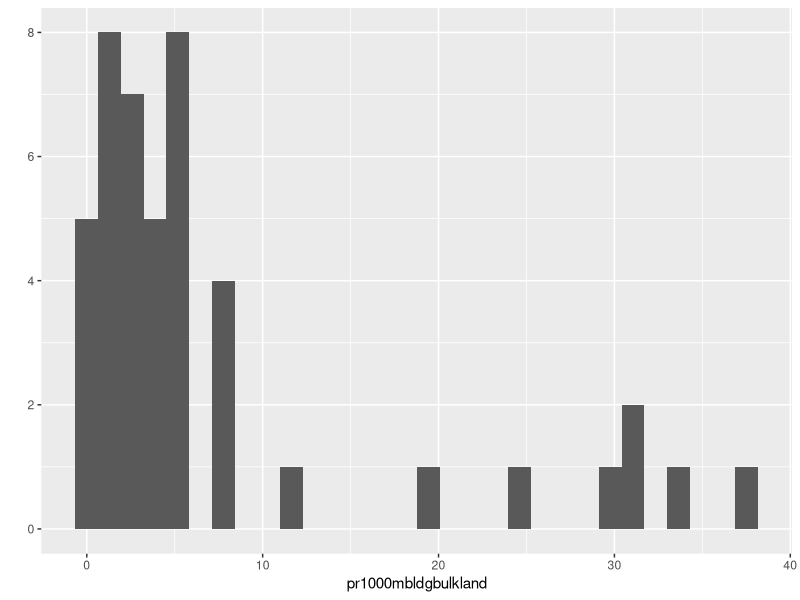
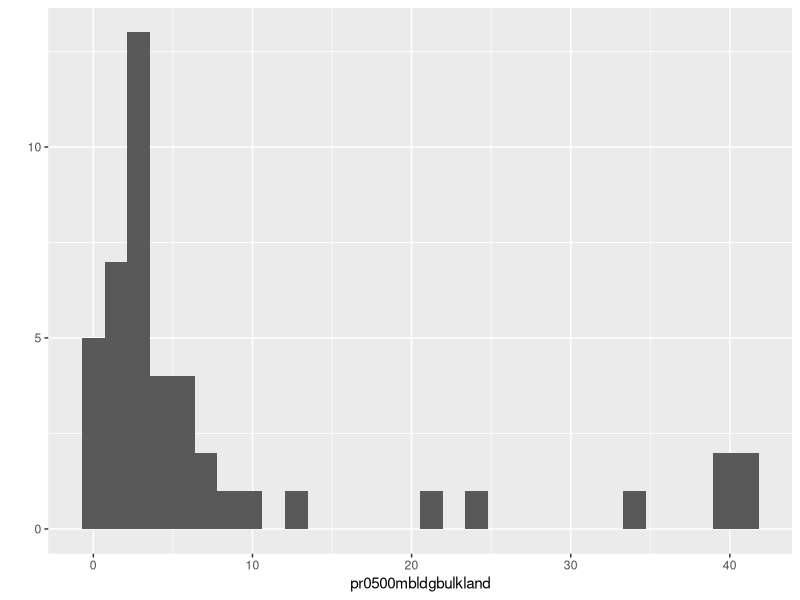

Write the R code that produced these figures, in order. (Note: this script raises an error after producing the figures.)
library(ggplot2)

df <- read.csv('pollen_sites.csv')

# for (name in colnames(df)){
#   x = paste(c('histograms/',name,'.png'), collapse='')
#   print(x)
#   png(filename=x)
#   qplot(name, data=df, geom="histogram")
#   dev.copy(png) #;
#   #graphics.off() #;
#   #dev.off() #;
#   dev.off() #;
# }


png(filename="histograms/plot50.png")
qplot(pr1000mbldgbulkland, data=df, geom="histogram")
dev.copy(png)
graphics.off()
#dev.off()

png(filename="histograms/plot51.png")
qplot(pr0500mbldgbulkland, data=df, geom="histogram")
dev.copy(png)
dev.off()
dev.off()